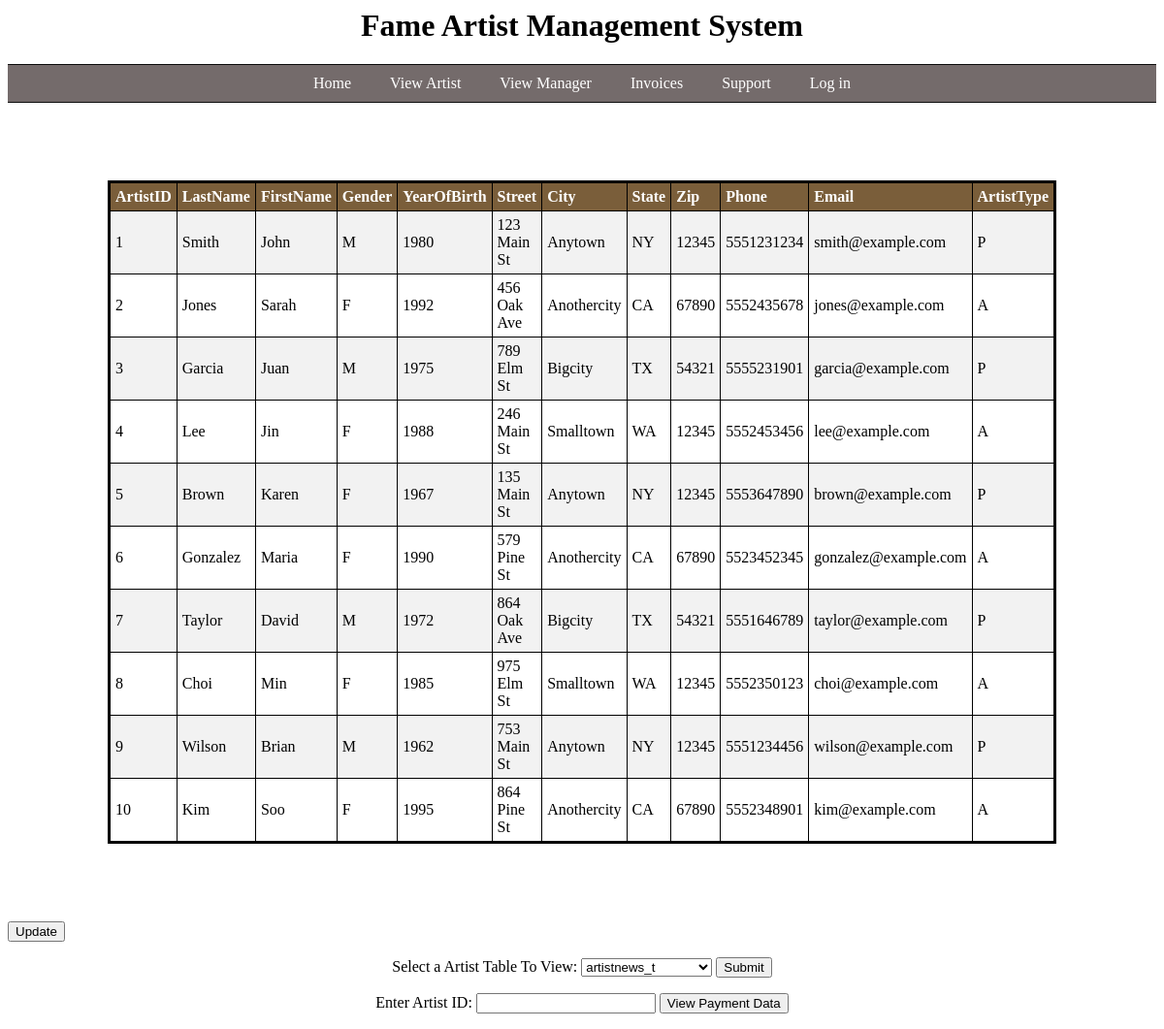
/Vartist.php, run on the app's committed database.
### tables this page shows
CREATE TABLE `artist_t` (
  `ArtistID` int NOT NULL,
  `LastName` varchar(25) DEFAULT NULL,
  `FirstName` varchar(25) DEFAULT NULL,
  `Gender` char(1) DEFAULT NULL,
  `YearOfBirth` int DEFAULT NULL,
  `Street` varchar(40) DEFAULT NULL,
  `City` varchar(30) DEFAULT NULL,
  `State` varchar(2) DEFAULT NULL,
  `Zip` varchar(9) DEFAULT NULL,
  `Phone` char(10) DEFAULT NULL,
  `Email` varchar(50) DEFAULT NULL,
  `ArtistType` char(1) DEFAULT NULL,
  PRIMARY KEY (`ArtistID`)
);

### Vartist.php (the view, shortened to what this page needs)
<html>
    <head>
        <link rel="stylesheet" type="text/css" href="Styles.css">
        <h1>Fame Artist Management System</h1>
        <nav>
            <ul>
                <li><a href="index.php">Home</a></li>
                <li><a href="Vartist.php">View Artist</a></li>
                <li><a href="Vmanager.php">View Manager</a></li>
                <li><a href="Vinvoices.php">Invoices</a></li>
                <li><a href= "Support.php">Support</a></li>
                <li><a href="login/Login.php">Log in</a></li>
            </ul>
        </nav>
        <hr>
    </head>
    <body>
    <?php
        $host = 'localhost';
        $dbname = 'case5';
        $username = 'root';
        $password = '';
        try {
            $conn = new PDO("mysql:host=$host;dbname=$dbname", $username, $password);
            $conn->setAttribute(PDO::ATTR_ERRMODE, PDO::ERRMODE_EXCEPTION);
        }
        catch(PDOException $e) {
            echo "Connection failed: " . $e->getMessage();
        }
        if ($_SERVER["REQUEST_METHOD"] == "POST") {
            if (isset($_POST["submit"])) {
                $table = trim($_POST["table"]);
                $select_sql = "SELECT * FROM `" . $table . "`";
                $columns_sql = "SHOW COLUMNS FROM `" . $table . "`";
                $select_result = $conn->prepare($select_sql);
                $select_result->execute();
                $columns_result = $conn->prepare($columns_sql);
                $columns_result->execute();
                if ($select_result->rowCount() > 0) {
                    echo "<table>";
                    echo "<tr>";
                    foreach ($columns_result->fetchAll(PDO::FETCH_COLUMN) as $column) {
                        echo "<th>" . $column . "</th>";
                    }
                    echo "</tr>";
                    while ($row = $select_result->fetch(PDO::FETCH_ASSOC)) {
                        echo "<tr>";
                        foreach ($row as $column) {
                            echo "<td>" . $column . "</td>";
                        }
                        echo "</tr>";
                    }
                    echo "</table>";
                }
            }
            elseif (isset($_POST["Payment"])) {
                $artist_id = $_POST["ArtistID"];
                $payments_query = $conn->prepare("SELECT APaymentDate, Amount FROM artistpayment_t WHERE ArtistID = $artist_id");
                $payments_query->execute();
                if ($payments_query->rowCount() > 0) {
                    echo "<table>";
                    echo "<tr><th>Name</th><th>Payment Date</th><th>Amount</th></tr>";
                    $name_query = $conn->prepare("SELECT FirstName FROM artist_t WHERE ArtistID =  $artist_id");
                    $name_query->execute();
                    $name = $name_query->fetchColumn();
                    while ($row = $payments_query->fetch()) {
                        $payment_date = $row['APaymentDate'];
                        $amount = $row['Amount'];
                        echo "<tr><td>$name</td><td>$payment_date</td><td>$amount</td></tr>";
                    }
                    echo "</table>";
                } else {
                    echo "No payment records found for this artist.";
                }
            }
        }
        else {
            $table = "artist_t";
            $select_sql = "SELECT * FROM " . $table;
            $columns_sql = "SHOW COLUMNS FROM " . $table;
            $select_result = $conn->prepare($select_sql);
            $select_result->execute();
            $columns_result = $conn->prepare($columns_sql);
            $columns_result->execute();
            if ($select_result->rowCount() > 0) {
                echo "<table>";
                echo "<tr>";
                foreach ($columns_result->fetchAll(PDO::FETCH_COLUMN) as $column) {
                    echo "<th>" . $column . "</th>";
                }
                echo "</tr>";
                while ($row = $select_result->fetch(PDO::FETCH_ASSOC)) {
                    echo "<tr>";
                    foreach ($row as $column) {
                        echo "<td>" . $column . "</td>";
                    }
                    echo "</tr>";
                }
                echo "</table>";
            } else {
                echo "0 results";
            }
        }
    ?>
    <div class="Udate">
        <form method="post" action="<?php echo htmlspecialchars($_SERVER["PHP_SELF"]); ?>">
        <input type="submit" name="Update" value="Update">
        </form>
    </div>
    <div class="Tmenu">
        <form method="post" action="<?php echo htmlspecialchars($_SERVER["PHP_SELF"]); ?>">
            <label for="table">Select a Artist Table To View:</label>
            <select name="table" id="table">
                <?php
                    $tables = $conn->query(
                    "SELECT DISTINCT TABLE_NAME
                    FROM INFORMATION_SCHEMA.COLUMNS
                    WHERE COLUMN_NAME = 'artistID'; ");
                    foreach($tables as $table){
                        echo "<option value='". $table[0] ."'>". $table[0] ."</option>";
                    }
                ?>
            </select>
            <input type="submit" name="submit" value="Submit">
        </form>
    </div>
     <div class="Amenu">
        <form method="post" action="<?php echo htmlspecialchars($_SERVER["PHP_SELF"]); ?>">
        <label for="ArtistID">Enter Artist ID:</label>
        <input type="number" id="ArtistID" name="ArtistID" >
        <input type="Submit" name="Payment" value="View Payment Data">
    </div>
    </body>
</html>

### Styles.css (style rules this page uses)
h1 { text-align: center; }
nav { background-color: #746b6b; color: #fff; display: flex; text-align: center; justify-content: center; padding: 10px; }
nav ul { display: flex; list-style: none; margin: 0; padding: 0; }
nav ul li { margin: 0 20px; }
nav ul li a { color: #fff; text-decoration: none; }
hr { border: none; border-top: 1px solid #0c0c0c; margin: 0px 0; }
.Amenu { text-align: center; }
.Tmenu { text-align: center; }
table { border: 3px solid black; margin: 5em auto; border-collapse: collapse; width: 70%; }
th, td { text-align: left; padding: 5px; border: 1.5px solid black; }
th { background-color: #7a5e3a; color: white; }
tr:nth-child(even) { background-color: #f2f2f2; }

### data on the page
artist_t: ArtistID "1", LastName "Smith", FirstName "John", Gender "M", YearOfBirth "1980", Street "123 Main St", City "Anytown", State "NY", Zip "12345", Phone "5551231234", Email "smith@example.com", ArtistType "P"
artist_t: ArtistID "2", LastName "Jones", FirstName "Sarah", Gender "F", YearOfBirth "1992", Street "456 Oak Ave", City "Anothercity", State "CA", Zip "67890", Phone "5552435678", Email "jones@example.com", ArtistType "A"
artist_t: ArtistID "3", LastName "Garcia", FirstName "Juan", Gender "M", YearOfBirth "1975", Street "789 Elm St", City "Bigcity", State "TX", Zip "54321", Phone "5555231901", Email "garcia@example.com", ArtistType "P"
artist_t: ArtistID "4", LastName "Lee", FirstName "Jin", Gender "F", YearOfBirth "1988", Street "246 Main St", City "Smalltown", State "WA", Zip "12345", Phone "5552453456", Email "lee@example.com", ArtistType "A"
artist_t: ArtistID "5", LastName "Brown", FirstName "Karen", Gender "F", YearOfBirth "1967", Street "135 Main St", City "Anytown", State "NY", Zip "12345", Phone "5553647890", Email "brown@example.com", ArtistType "P"
artist_t: ArtistID "6", LastName "Gonzalez", FirstName "Maria", Gender "F", YearOfBirth "1990", Street "579 Pine St", City "Anothercity", State "CA", Zip "67890", Phone "5523452345", Email "gonzalez@example.com", ArtistType "A"
artist_t: ArtistID "7", LastName "Taylor", FirstName "David", Gender "M", YearOfBirth "1972", Street "864 Oak Ave", City "Bigcity", State "TX", Zip "54321", Phone "5551646789", Email "taylor@example.com", ArtistType "P"
artist_t: ArtistID "8", LastName "Choi", FirstName "Min", Gender "F", YearOfBirth "1985", Street "975 Elm St", City "Smalltown", State "WA", Zip "12345", Phone "5552350123", Email "choi@example.com", ArtistType "A"
artist_t: ArtistID "9", LastName "Wilson", FirstName "Brian", Gender "M", YearOfBirth "1962", Street "753 Main St", City "Anytown", State "NY", Zip "12345", Phone "5551234456", Email "wilson@example.com", ArtistType "P"
artist_t: ArtistID "10", LastName "Kim", FirstName "Soo", Gender "F", YearOfBirth "1995", Street "864 Pine St", City "Anothercity", State "CA", Zip "67890", Phone "5552348901", Email "kim@example.com", ArtistType "A"

### other printed values
$column "ArtistID"
$column "LastName"
$column "FirstName"
$column "Gender"
$column "YearOfBirth"
$column "Street"
$column "City"
$column "State"
$column "Zip"
$column "Phone"
$column "Email"
$column "ArtistType"
form field table "artistnews_t"
